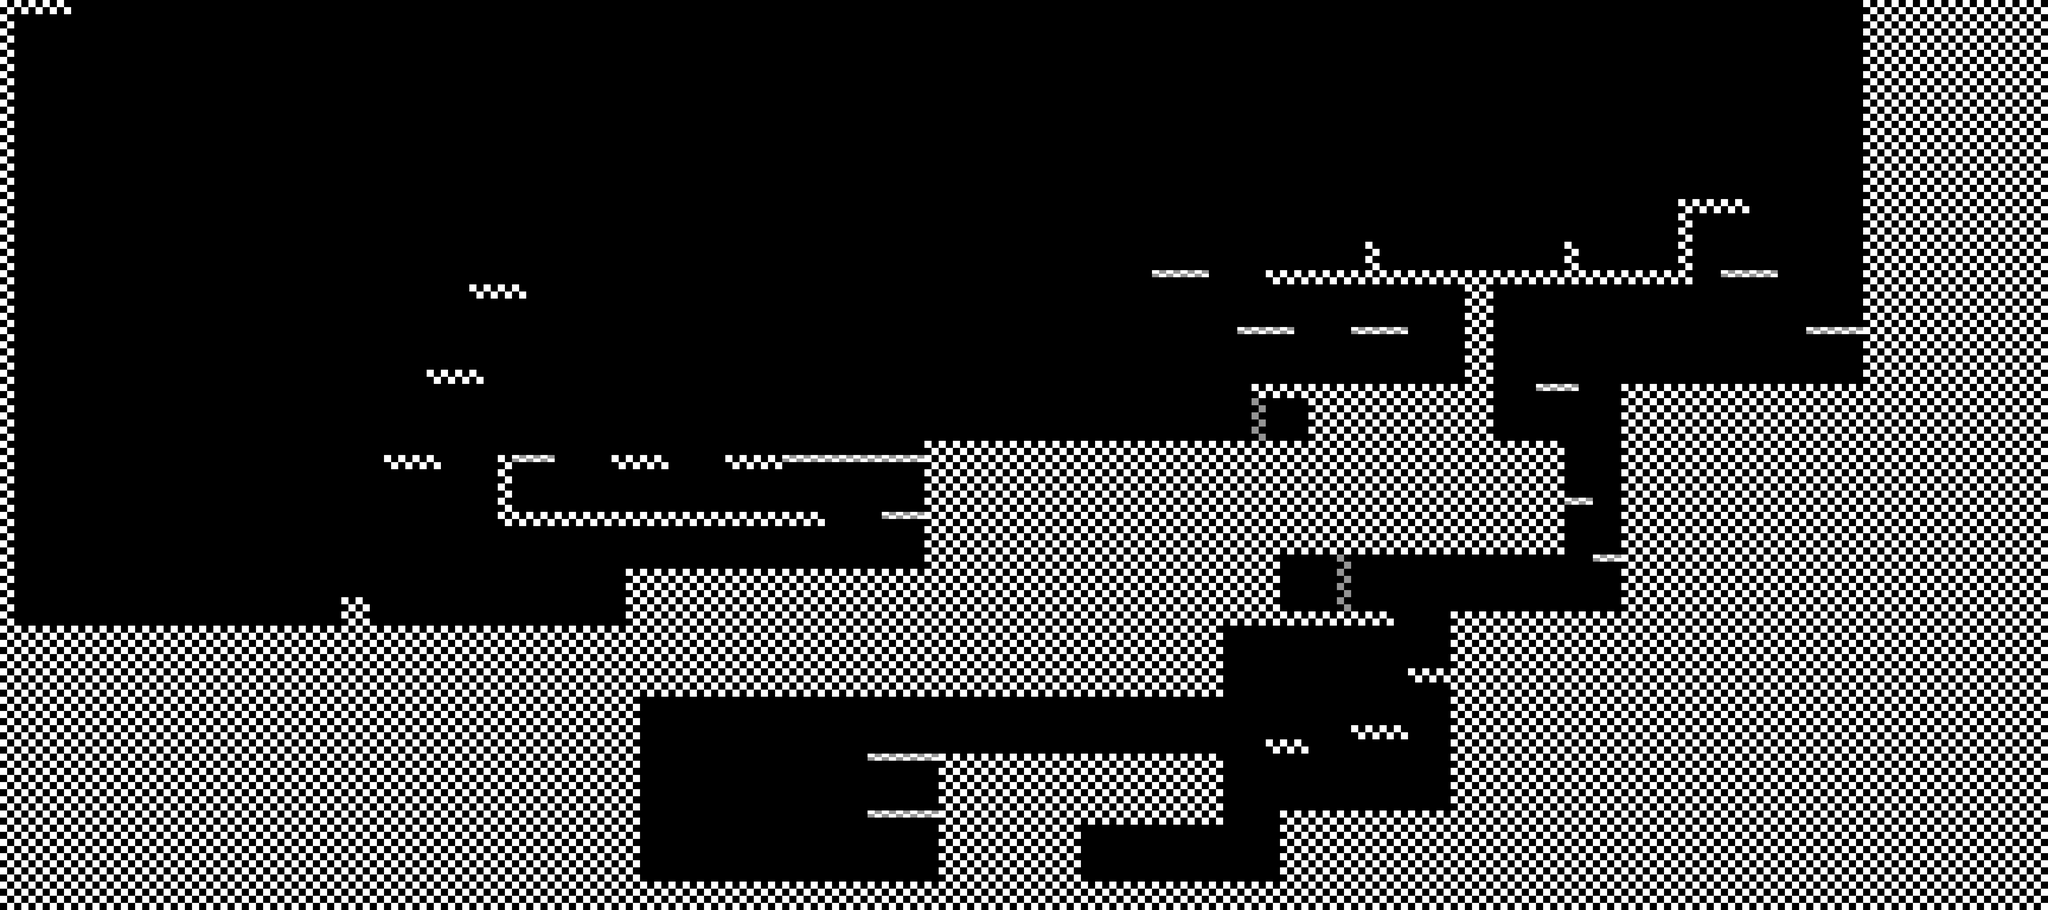

This is a level from a 2D game, rendered from its Tiled map with the project's own tilesets. A one-line summary and the map file follow, with tile-layer data summarised:
An orthogonal 144x64 tile map with 64x64 px tiles, 1 tile layer (layer 1).

<map version="1.2" tiledversion="1.3.3" orientation="orthogonal" renderorder="right-down" width="144" height="64" tilewidth="64" tileheight="64" infinite="0" nextlayerid="2" nextobjectid="1">
 <tileset firstgid="1" name="testTile" tilewidth="64" tileheight="64" tilecount="4" columns="2">
  <image source="../textures/testTile.png" width="128" height="128" />
 </tileset>
 <layer id="1" name="layer 1" width="144" height="64">
  <data>[9216 cells, 9216 non-empty, 4 distinct tile ids]</data>
 </layer>
</map>